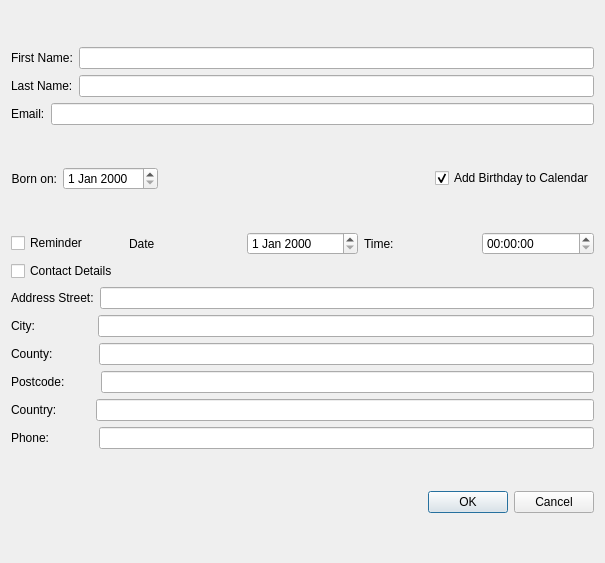
<?xml version="1.0" encoding="UTF-8"?>
<ui version="4.0">
 <class>DialogAddContact</class>
 <widget class="QDialog" name="DialogAddContact">
  <property name="geometry">
   <rect>
    <x>0</x>
    <y>0</y>
    <width>605</width>
    <height>563</height>
   </rect>
  </property>
  <property name="windowTitle">
   <string>Dialog</string>
  </property>
  <layout class="QGridLayout" name="gridLayout">
   <item row="0" column="0">
    <layout class="QVBoxLayout" name="verticalLayout_3">
     <item>
      <layout class="QHBoxLayout" name="horizontalLayout">
       <item>
        <widget class="QLabel" name="labelFirstName">
         <property name="text">
          <string>First Name:</string>
         </property>
        </widget>
       </item>
       <item>
        <widget class="QLineEdit" name="lineEditFirstName">
         <property name="minimumSize">
          <size>
           <width>250</width>
           <height>0</height>
          </size>
         </property>
        </widget>
       </item>
      </layout>
     </item>
     <item>
      <layout class="QHBoxLayout" name="horizontalLayout_11">
       <item>
        <widget class="QLabel" name="labelLastNmae">
         <property name="text">
          <string>Last Name:</string>
         </property>
        </widget>
       </item>
       <item>
        <widget class="QLineEdit" name="lineEditLastName">
         <property name="minimumSize">
          <size>
           <width>300</width>
           <height>0</height>
          </size>
         </property>
        </widget>
       </item>
      </layout>
     </item>
     <item>
      <layout class="QHBoxLayout" name="horizontalLayout_2">
       <item>
        <widget class="QLabel" name="labelEmail">
         <property name="text">
          <string>Email:</string>
         </property>
        </widget>
       </item>
       <item>
        <widget class="QLineEdit" name="lineEditEmail">
         <property name="minimumSize">
          <size>
           <width>400</width>
           <height>0</height>
          </size>
         </property>
        </widget>
       </item>
      </layout>
     </item>
    </layout>
   </item>
   <item row="1" column="0">
    <layout class="QHBoxLayout" name="horizontalLayout_3">
     <item>
      <widget class="QLabel" name="labelBirthday">
       <property name="text">
        <string>Born on:</string>
       </property>
       <property name="alignment">
        <set>Qt::AlignRight|Qt::AlignTrailing|Qt::AlignVCenter</set>
       </property>
      </widget>
     </item>
     <item>
      <widget class="QDateEdit" name="dateEditBirthday"/>
     </item>
     <item>
      <spacer name="horizontalSpacer">
       <property name="orientation">
        <enum>Qt::Horizontal</enum>
       </property>
       <property name="sizeHint" stdset="0">
        <size>
         <width>40</width>
         <height>20</height>
        </size>
       </property>
      </spacer>
     </item>
     <item>
      <widget class="QCheckBox" name="checkBoxAddToCalendar">
       <property name="text">
        <string>Add Birthday to Calendar</string>
       </property>
       <property name="checked">
        <bool>true</bool>
       </property>
      </widget>
     </item>
    </layout>
   </item>
   <item row="2" column="0">
    <layout class="QVBoxLayout" name="verticalLayout_4">
     <item>
      <layout class="QHBoxLayout" name="horizontalLayout_10">
       <item>
        <widget class="QCheckBox" name="checkBoxReminder">
         <property name="text">
          <string>Reminder</string>
         </property>
        </widget>
       </item>
       <item>
        <widget class="QLabel" name="labelReminderDate">
         <property name="text">
          <string>Date</string>
         </property>
        </widget>
       </item>
       <item>
        <widget class="QDateEdit" name="dateEditReminder"/>
       </item>
       <item>
        <widget class="QLabel" name="labelReminderTime">
         <property name="text">
          <string>Time:</string>
         </property>
        </widget>
       </item>
       <item>
        <widget class="QTimeEdit" name="timeEditReminder"/>
       </item>
      </layout>
     </item>
     <item>
      <layout class="QVBoxLayout" name="verticalLayout_2">
       <item>
        <widget class="QCheckBox" name="checkBoxContactDetails">
         <property name="text">
          <string>Contact Details</string>
         </property>
        </widget>
       </item>
       <item>
        <layout class="QVBoxLayout" name="verticalLayout">
         <item>
          <layout class="QHBoxLayout" name="horizontalLayout_4">
           <item>
            <widget class="QLabel" name="labelAddress">
             <property name="text">
              <string>Address Street:</string>
             </property>
            </widget>
           </item>
           <item>
            <widget class="QLineEdit" name="lineEditStreet">
             <property name="minimumSize">
              <size>
               <width>400</width>
               <height>0</height>
              </size>
             </property>
            </widget>
           </item>
          </layout>
         </item>
         <item>
          <layout class="QHBoxLayout" name="horizontalLayout_5">
           <item>
            <widget class="QLabel" name="labelCity">
             <property name="text">
              <string>City:                 </string>
             </property>
            </widget>
           </item>
           <item>
            <widget class="QLineEdit" name="lineEditCity">
             <property name="minimumSize">
              <size>
               <width>200</width>
               <height>0</height>
              </size>
             </property>
            </widget>
           </item>
          </layout>
         </item>
         <item>
          <layout class="QHBoxLayout" name="horizontalLayout_6">
           <item>
            <widget class="QLabel" name="labelCounty">
             <property name="text">
              <string>County:            </string>
             </property>
            </widget>
           </item>
           <item>
            <widget class="QLineEdit" name="lineEditCounty">
             <property name="minimumSize">
              <size>
               <width>400</width>
               <height>0</height>
              </size>
             </property>
            </widget>
           </item>
          </layout>
         </item>
         <item>
          <layout class="QHBoxLayout" name="horizontalLayout_7">
           <item>
            <widget class="QLabel" name="labelPostcode">
             <property name="text">
              <string>Postcode:         </string>
             </property>
            </widget>
           </item>
           <item>
            <widget class="QLineEdit" name="lineEditPostcode">
             <property name="minimumSize">
              <size>
               <width>400</width>
               <height>0</height>
              </size>
             </property>
            </widget>
           </item>
          </layout>
         </item>
         <item>
          <layout class="QHBoxLayout" name="horizontalLayout_8">
           <item>
            <widget class="QLabel" name="labelCountry">
             <property name="text">
              <string>Country:          </string>
             </property>
            </widget>
           </item>
           <item>
            <widget class="QLineEdit" name="lineEditCountry">
             <property name="minimumSize">
              <size>
               <width>250</width>
               <height>0</height>
              </size>
             </property>
            </widget>
           </item>
          </layout>
         </item>
         <item>
          <layout class="QHBoxLayout" name="horizontalLayout_9">
           <item>
            <widget class="QLabel" name="labelPhone">
             <property name="text">
              <string>Phone:             </string>
             </property>
            </widget>
           </item>
           <item>
            <widget class="QLineEdit" name="lineEditPhone">
             <property name="minimumSize">
              <size>
               <width>400</width>
               <height>0</height>
              </size>
             </property>
            </widget>
           </item>
          </layout>
         </item>
        </layout>
       </item>
      </layout>
     </item>
    </layout>
   </item>
   <item row="3" column="0">
    <widget class="QDialogButtonBox" name="buttonBox">
     <property name="orientation">
      <enum>Qt::Horizontal</enum>
     </property>
     <property name="standardButtons">
      <set>QDialogButtonBox::Cancel|QDialogButtonBox::Ok</set>
     </property>
    </widget>
   </item>
  </layout>
 </widget>
 <resources/>
 <connections>
  <connection>
   <sender>buttonBox</sender>
   <signal>accepted()</signal>
   <receiver>DialogAddContact</receiver>
   <slot>accept()</slot>
   <hints>
    <hint type="sourcelabel">
     <x>248</x>
     <y>254</y>
    </hint>
    <hint type="destinationlabel">
     <x>157</x>
     <y>274</y>
    </hint>
   </hints>
  </connection>
  <connection>
   <sender>buttonBox</sender>
   <signal>rejected()</signal>
   <receiver>DialogAddContact</receiver>
   <slot>reject()</slot>
   <hints>
    <hint type="sourcelabel">
     <x>316</x>
     <y>260</y>
    </hint>
    <hint type="destinationlabel">
     <x>286</x>
     <y>274</y>
    </hint>
   </hints>
  </connection>
 </connections>
</ui>
